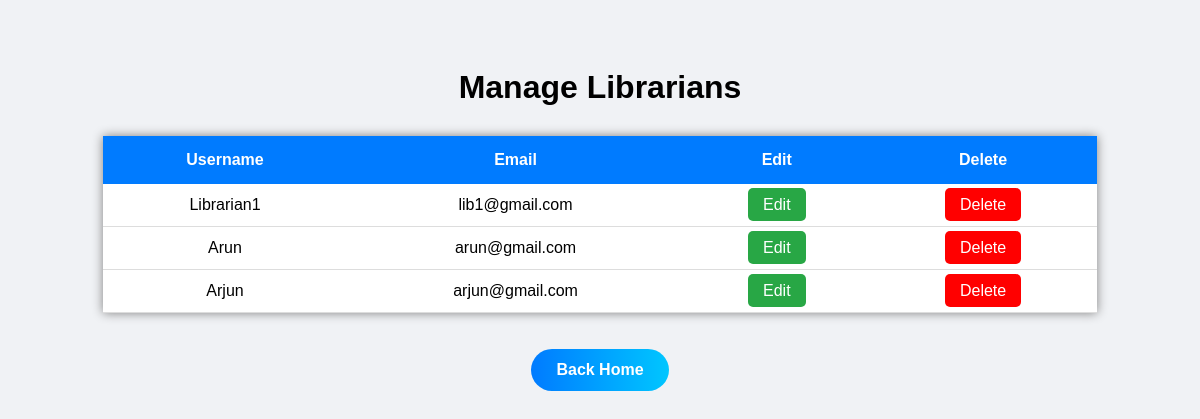
Screenshot of /manage-librarians/ with the database file from the repository.
### accounts/models.py (models this page shows)
class CustomUser(AbstractUser):
    ROLE_CHOICES = (
        ('admin', 'Admin'),
        ('librarian', 'Librarian'),
        ('student', 'Student'),
    )
    role = models.CharField(
        max_length=20,
        choices=ROLE_CHOICES
    )
    is_approved = models.BooleanField(default=False)
    is_blocked = models.BooleanField(default=False)

### accounts/views.py (the view)
# urls.py: path( 'manage-librarians/', views.manage_librarians,name='manage_librarians'),
def manage_librarians(request):
    librarians = CustomUser.objects.filter(
        role='librarian'
    )
    return render(
        request,
        'manage_librarians.html',
        {
            'librarians': librarians
        }
    )

### accounts/templates/manage_librarians.html (shortened to what this page needs)
<!DOCTYPE html>
<html>
<head>
</head>
<body>
    <h1>Manage Librarians</h1>
    <table>
        <tr>
            <th>Username</th>
            <th>Email</th>
            <th>Edit</th>
            <th>Delete</th>
        </tr>
        {% for librarian in librarians %}
        <tr>
            <td>{{ librarian.username }}</td>
            <td>{{ librarian.email }}</td>
            <td>
                <a href="/edit-librarian/{{ librarian.id }}/"
                   class="edit-btn">
                    Edit
                </a>
            </td>
            <td>
                <a href="/delete-librarian/{{ librarian.id }}/"
                   class="delete-btn">
                    Delete
                </a>
            </td>
        </tr>
        {% endfor %}
    </table>
    <br><br>
<div style="text-align:center;">
    <a href="/admin-dashboard/"
       class="home-btn">
        Back Home
    </a>
</div>
</body>
</html>

### accounts/templates/manage_librarians.html (style rules this page uses)
body { font-family:Arial; background:#f0f2f5; padding:40px; }
h1 { text-align:center; margin-bottom:30px; }
table { width:90%; margin:auto; border-collapse:collapse; background:white; box-shadow:0px 0px 10px gray; }
th { background:#007bff; color:white; padding:15px; }
td { padding:12px; text-align:center; border-bottom:1px solid #ddd; }
.edit-btn { padding:8px 15px; background:#28a745; color:white; text-decoration:none; border-radius:5px; }
.delete-btn { padding:8px 15px; background:red; color:white; text-decoration:none; border-radius:5px; }
.home-btn { display:inline-block; padding:12px 25px; background:linear-gradient(to right, #007bff, #00c6ff); color:white; text-decoration:none; border-radius:30px; font-size:16px; font-weight:bold; transition:0.3s; }

### rows the page displays
CustomUser: username "Librarian1", email "lib1@gmail.com"
CustomUser: username "Arun", email "arun@gmail.com"
CustomUser: username "Arjun", email "arjun@gmail.com"
